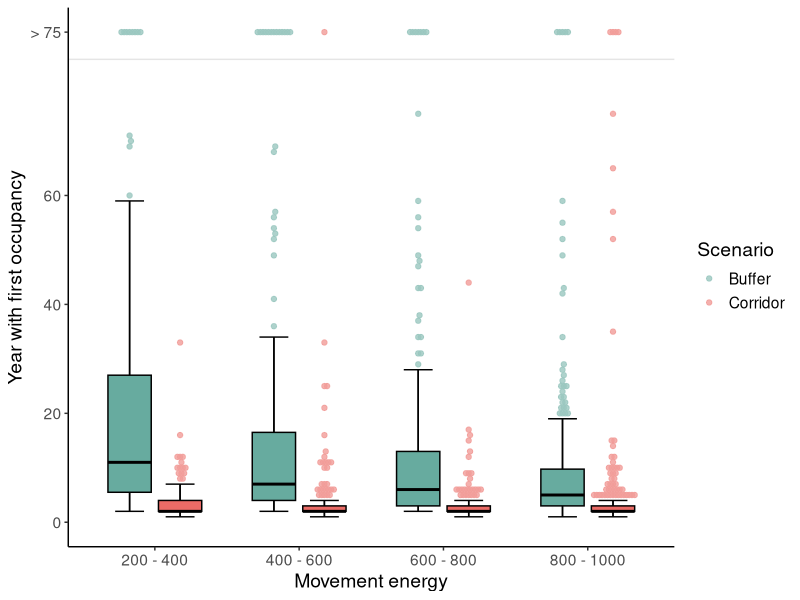
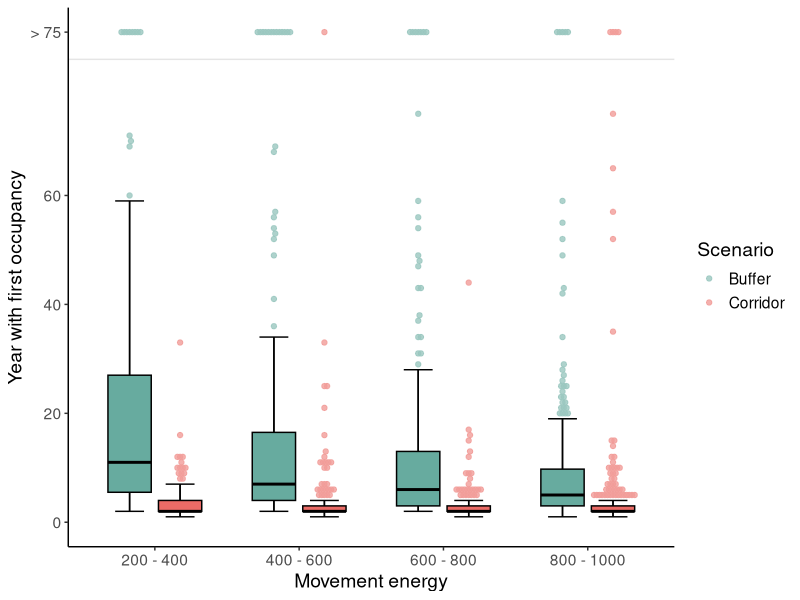

Generate these figures, in order, with R:

library(dplyr)
library(ggplot2)

data <- readr::read_delim('../data/concat_data.csv')

df <- data %>%
  tidyr::pivot_longer(c(buffer_year, corridor_year)) %>%
  filter(value != -999) %>%
  mutate(energy_factor = factor(movement_energy, 
                                labels=c('200 - 400', 
                                         '200 - 400',
                                         '200 - 400',
                                         '400 - 600',
                                         '400 - 600',
                                         '600 - 800',
                                         '600 - 800',
                                         '800 - 1000',
                                         '800 - 1000',
                                         '800 - 1000')),
         name = factor(name, 
                       labels=c('Buffer', 'Corridor')))
outliers <- df %>%
  group_by(energy_factor, name)%>%
  filter(value > quantile(value, 0.75) + 1.5 * IQR(value)) %>%
  mutate(value = ifelse(value > 75, 90, value))

df %>%
  #filter(value <= 50) %>%
  ggplot(aes(energy_factor, value, fill=name, color=name))+
  
  stat_boxplot(color='black', geom ='errorbar', width=0.4, position = position_dodge(width = 0.7)) +
  geom_boxplot(color='black', outlier.shape=NA, width=0.6, position = position_dodge(width = 0.7))+
  scale_fill_manual(guide='none', values = c('#67AB9F', '#EA6B66'))+
  
  ggbeeswarm::geom_beeswarm(data=outliers, cex=0.47, dodge.width=0.7, alpha=0.8,
                            priority = 'ascending')+
  scale_color_manual('Scenario',values = c('#9AC7BF', '#F19C99'))+
  
  geom_hline(yintercept = 85, alpha=0.1)+
  
  scale_y_continuous(breaks=c(0,20,40,60, 90),
                     labels=c('0', '20', '40', '60', '> 75'))+
  labs(x='Movement energy',
       y='Year with first occupancy')+
  coord_cartesian(ylim = c(0, 90))+
  theme_classic()+
  theme(text = element_text(size=14))
ggsave('../results/year.svg')




